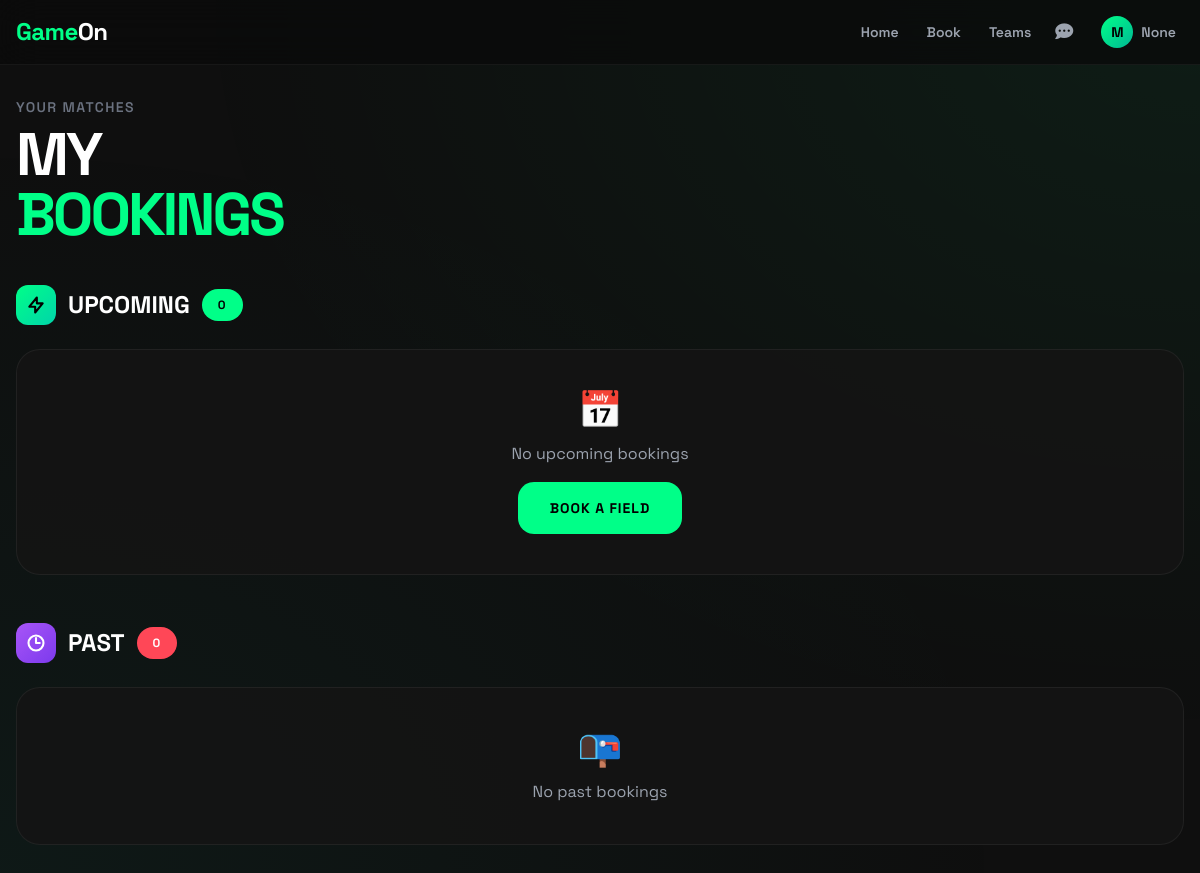
The app's page /booking/history/ (signed in), older data.
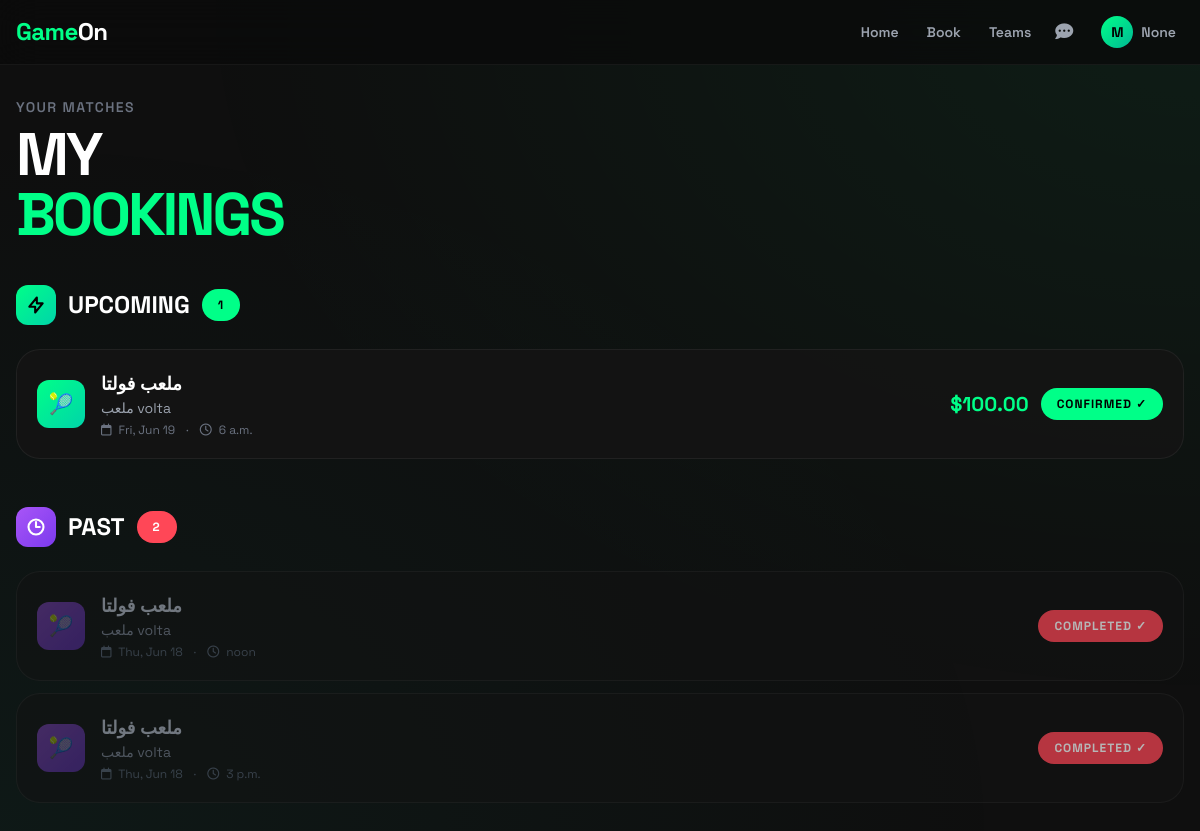
The same page, newer data.
### accounts/models.py (models this page shows, shortened)
class User(AbstractBaseUser, PermissionsMixin):
    ROLE_CHOICES = [
        ('PLAYER', 'Player'),
        ('VENUE_OWNER', 'Venue Owner'),
        ('ADMIN', 'Admin'),
    ]
    email = models.EmailField(unique=True, db_index=True)
    username = models.CharField(max_length=50, unique=True, null=True, blank=True)
    role = models.CharField(max_length=20, choices=ROLE_CHOICES, default='PLAYER')
    is_active = models.BooleanField(default=True)
    is_staff = models.BooleanField(default=False)
    date_joined = models.DateTimeField(default=timezone.now)
    objects = UserManager()
    USERNAME_FIELD = 'email'
    REQUIRED_FIELDS = []
    class Meta:
        indexes = [
            models.Index(fields=['email']),
            models.Index(fields=['role']),
        ]
    @property
    def is_player(self):
        return self.role == 'PLAYER'

### venues/models.py (models this page shows, shortened)
class Booking(models.Model):
    STATUS_CHOICES = [
        ('PENDING', 'Pending'),
        ('CONFIRMED', 'Confirmed'),
        ('REJECTED', 'Rejected'),
        ('CANCELLED', 'Cancelled'),
    ]
    field = models.ForeignKey(Field, on_delete=models.CASCADE, related_name='bookings')
    player = models.ForeignKey(settings.AUTH_USER_MODEL, on_delete=models.CASCADE, related_name='bookings')
    slot = models.ForeignKey(VenueSlot, on_delete=models.CASCADE, related_name='bookings')
    booking_date = models.DateField()
    start_time = models.TimeField()
    end_time = models.TimeField()
    status = models.CharField(max_length=20, choices=STATUS_CHOICES, default='CONFIRMED')
    notes = models.TextField(blank=True, null=True)
    created_at = models.DateTimeField(auto_now_add=True)
    class Meta:
        indexes = [
            models.Index(fields=['booking_date', 'status']),
            models.Index(fields=['player', '-created_at']),
            models.Index(fields=['field', 'booking_date']),
        ]
        ordering = ['-created_at']

class Field(models.Model):
    venue = models.ForeignKey(Venue, on_delete=models.CASCADE, related_name='fields')
    name = models.CharField(max_length=200)
    sport_type = models.CharField(max_length=20, choices=Venue.SPORT_CHOICES)
    description = models.TextField(blank=True)
    price_per_hour = models.DecimalField(max_digits=10, decimal_places=2, validators=[MinValueValidator(0)])
    is_active = models.BooleanField(default=True)
    created_at = models.DateTimeField(auto_now_add=True)
    class Meta:
        indexes = [
            models.Index(fields=['venue', 'is_active']),
            models.Index(fields=['sport_type']),
        ]

class Venue(models.Model):
    SPORT_CHOICES = [
        ('FOOTBALL', 'Football'),
        ('CRICKET', 'Cricket'),
        ('BASKETBALL', 'Basketball'),
        ('TENNIS', 'Tennis'),
        ('BADMINTON', 'Badminton'),
        ('VOLLEYBALL', 'Volleyball'),
    ]
    owner = models.ForeignKey(settings.AUTH_USER_MODEL, on_delete=models.CASCADE, related_name='venues')
    name = models.CharField(max_length=200)
    address = models.TextField()
    city = models.CharField(max_length=100)
    sport_type = models.CharField(max_length=20, choices=SPORT_CHOICES)
    description = models.TextField(blank=True)
    created_at = models.DateTimeField(auto_now_add=True)

### booking/views.py (the view)
# urls.py: path('history/', views.booking_history, name='history'),
@player_required
def booking_history(request):
    from datetime import date, datetime
    today = date.today()
    now = datetime.now().time()
    all_bookings = Booking.objects.select_related(
        'field', 'field__venue', 'player'
    ).filter(player=request.user).order_by('booking_date', 'start_time')
    upcoming_bookings = []
    past_bookings = []
    for booking in all_bookings:
        if booking.booking_date > today:
            upcoming_bookings.append(booking)
        elif booking.booking_date == today:
            booking_time = datetime.strptime(str(booking.start_time), '%H:%M:%S').time()
            if booking_time >= now:
                upcoming_bookings.append(booking)
            else:
                past_bookings.append(booking)
        else:
            past_bookings.append(booking)
    return render(request, 'booking/booking_history.html', {
        'upcoming_bookings': upcoming_bookings,
        'past_bookings': past_bookings,
    })

### booking/templates/booking/booking_history.html (shortened to what this page needs)
{% extends 'base.html' %}
{% block content %}
<div class="animate-fade-up">
    <div class="mb-10">
        <p class="text-sm text-gray-500 font-semibold tracking-widest uppercase mb-2">Your Matches</p>
        <h1 class="text-5xl md:text-6xl font-black tracking-tighter">
            MY<br><span class="text-[#00FF88]">BOOKINGS</span>
        </h1>
    </div>
    <div class="mb-12">
        <h2 class="text-2xl font-extrabold mb-6 flex items-center">
            <span class="card-icon-energy icon-green w-10 h-10 rounded-xl flex items-center justify-center mr-3">
                <svg class="w-5 h-5 text-black" fill="none" stroke="currentColor" viewBox="0 0 24 24">
                    <path stroke-linecap="round" stroke-linejoin="round" stroke-width="2.5" d="M13 10V3L4 14h7v7l9-11h-7z"/>
                </svg>
            </span>
            UPCOMING
            <span class="badge-fire badge-green text-xs ml-3">{{ upcoming_bookings|length }}</span>
        </h2>
        {% if upcoming_bookings %}
            <div class="space-y-3">
                {% for booking in upcoming_bookings %}
                    <div class="energy-card p-5 flex flex-col md:flex-row justify-between items-start md:items-center gap-4">
                        <div class="flex items-center space-x-4">
                            <div class="card-icon-energy icon-green w-12 h-12 rounded-xl flex items-center justify-center text-xl">
                                {% if booking.field.sport_type == 'FOOTBALL' %}⚽
                                {% elif booking.field.sport_type == 'CRICKET' %}🏏
                                {% elif booking.field.sport_type == 'BASKETBALL' %}🏀
                                {% elif booking.field.sport_type == 'TENNIS' %}🎾
                                {% else %}🏟️{% endif %}
                            </div>
                            <div>
                                <h3 class="font-bold text-lg">{{ booking.field.name }}</h3>
                                <p class="text-sm text-gray-400">{{ booking.field.venue.name }}</p>
                                <p class="text-xs text-gray-500 mt-1">
                                    <i class="far fa-calendar mr-1"></i> {{ booking.booking_date|date:"D, M j" }}
                                    <span class="mx-2">·</span>
                                    <i class="far fa-clock mr-1"></i> {{ booking.start_time }}
                                </p>
                            </div>
                        </div>
                        <div class="flex items-center space-x-3">
                            <span class="text-xl font-black text-[#00FF88]">${{ booking.field.price_per_hour }}</span>
                            <span class="badge-fire badge-green text-xs">CONFIRMED ✓</span>
                        </div>
                    </div>
                {% endfor %}
            </div>
        {% else %}
            <div class="energy-card p-10 text-center">
                <span class="text-4xl mb-3 block">📅</span>
                <p class="text-gray-400">No upcoming bookings</p>
                <a href="{% url 'booking:browse' %}" class="btn-fire inline-block mt-4 text-sm">BOOK A FIELD</a>
            </div>
        {% endif %}
    </div>
    <div>
        <h2 class="text-2xl font-extrabold mb-6 flex items-center">
            <span class="card-icon-energy icon-purple w-10 h-10 rounded-xl flex items-center justify-center mr-3">
                <svg class="w-5 h-5 text-white" fill="none" stroke="currentColor" viewBox="0 0 24 24">
                    <path stroke-linecap="round" stroke-linejoin="round" stroke-width="2.5" d="M12 6v6h4.5m4.5 0a9 9 0 11-18 0 9 9 0 0118 0z"/>
                </svg>
            </span>
            PAST
            <span class="badge-fire badge-red text-xs ml-3">{{ past_bookings|length }}</span>
        </h2>
        {% if past_bookings %}
            <div class="space-y-3 opacity-70">
                {% for booking in past_bookings %}
                    <div class="energy-card p-5 flex flex-col md:flex-row justify-between items-start md:items-center gap-4">
                        <div class="flex items-center space-x-4">
                            <div class="card-icon-energy icon-purple w-12 h-12 rounded-xl flex items-center justify-center text-xl opacity-50">
                                {% if booking.field.sport_type == 'FOOTBALL' %}⚽
                                {% elif booking.field.sport_type == 'CRICKET' %}🏏
                                {% elif booking.field.sport_type == 'BASKETBALL' %}🏀
                                {% elif booking.field.sport_type == 'TENNIS' %}🎾
                                {% else %}🏟️{% endif %}
                            </div>
                            <div>
                                <h3 class="font-bold text-lg text-gray-400">{{ booking.field.name }}</h3>
                                <p class="text-sm text-gray-500">{{ booking.field.venue.name }}</p>
                                <p class="text-xs text-gray-600 mt-1">
                                    <i class="far fa-calendar mr-1"></i> {{ booking.booking_date|date:"D, M j" }}
                                    <span class="mx-2">·</span>
                                    <i class="far fa-clock mr-1"></i> {{ booking.start_time }}
                                </p>
                            </div>
                        </div>
                        <span class="badge-fire badge-red text-xs">COMPLETED ✓</span>
                    </div>
                {% endfor %}
            </div>
        {% else %}
            <div class="energy-card p-10 text-center">
                <span class="text-4xl mb-3 block">📭</span>
                <p class="text-gray-400">No past bookings</p>
            </div>
        {% endif %}
    </div>
</div>
{% endblock %}

### templates/base.html (shortened to what this page needs)
<!DOCTYPE html>
<html lang="en">
<head>
    <script src="https://cdn.tailwindcss.com"></script>
    <link rel="stylesheet" href="https://cdnjs.cloudflare.com/ajax/libs/font-awesome/6.5.1/css/all.min.css">
</head>
<body>
    <div class="particles">
    </div>
    {% include 'navbar.html' %}
    <main class="container mx-auto px-4 py-8 max-w-7xl pb-safe">
        {% block content %}{% endblock %}
    </main>
</body>
</html>

### templates/navbar.html (shortened to what this page needs)
<nav class="border-b border-white/5 bg-black/80 backdrop-blur-xl sticky top-0 z-50">
    <div class="container mx-auto px-4 max-w-7xl">
        <div class="flex items-center justify-between h-16">
            <a href="/" class="flex items-center space-x-2">
                <span class="text-2xl font-extrabold tracking-tight">
                    <span class="text-[#00FF88]">Game</span><span class="text-white">On</span>
                </span>
            </a>
            {% if user.is_authenticated %}
            <div class="flex items-center space-x-3">
                <div class="hidden md:flex items-center space-x-1">
                    {% if user.is_player %}
                        <a href="{% url 'dashboard:player_dashboard' %}" class="px-3 py-2 text-sm font-semibold text-gray-400 hover:text-[#00FF88] rounded-xl hover:bg-white/5 transition">Home</a>
                        <a href="{% url 'booking:browse' %}" class="px-3 py-2 text-sm font-semibold text-gray-400 hover:text-[#00FF88] rounded-xl hover:bg-white/5 transition">Book</a>
                        <a href="{% url 'teams:find_players' %}" class="px-3 py-2 text-sm font-semibold text-gray-400 hover:text-[#00FF88] rounded-xl hover:bg-white/5 transition">Teams</a>
                        <a href="{% url 'teams:my_chats' %}" class="p-2 text-gray-400 hover:text-white hover:bg-white/5 rounded-xl transition">
                            <i class="fas fa-comment-dots text-lg"></i>
                        </a>
                    {% endif %}
                </div>
                <div class="relative">
                    <button onclick="document.getElementById('userDropdown').classList.toggle('hidden')"
                            class="flex items-center space-x-2 p-2 text-gray-400 hover:text-white rounded-xl hover:bg-white/5 transition">
                        <div class="w-8 h-8 rounded-full bg-gradient-to-br from-[#00FF88] to-[#00B894] flex items-center justify-center text-black font-bold text-sm">
                            {{ user.username|default:user.email|first|upper }}
                        </div>
                        <span class="hidden md:block text-sm font-semibold">{{ user.username }}</span>
                    </button>
                </div>
            </div>
            {% else %}
            <a href="{% url 'accounts:login' %}" class="btn-fire text-sm px-5 py-2.5">Sign In</a>
            {% endif %}
        </div>
    </div>
</nav>

### templates/base.html (style rules this page uses)
* { font-family: 'Space Grotesk', sans-serif; -webkit-font-smoothing: antialiased; }
body { background: #0F0F0F; color: #FFFFFF; overflow-x: hidden; position: relative; }
body::before { content: ''; position: fixed; inset: 0; background-image: url('https://images.unsplash.com/photo-1529900748604-07564a03e7a6?w=1920&q=80'); background-size: cover; background-position: center; background-repeat: no-repeat; opacity: 0.15; filter: brightness(0.7) saturate(1.2); z-index: 0; pointer-events: none; }
body::after { content: ''; position: fixed; inset: 0; background: radial-gradient(ellipse at top right, rgba(0, 255, 136, 0.06) 0%, transparent 60%), radial-gradient(ellipse at bottom left, rgba(0, 180, 148, 0.06) 0%, transparent 60%); z-index: 0; pointer-events: none; }
main { position: relative; z-index: 1; }
.energy-card { background: rgba(20, 20, 20, 0.85); backdrop-filter: blur(20px); border: 1px solid rgba(255, 255, 255, 0.06); border-radius: 24px; position: relative; overflow: hidden; transition: all 0.4s cubic-bezier(0.175, 0.885, 0.32, 1.275); }
.energy-card::before { content: ''; position: absolute; inset: 0; border-radius: 24px; background: linear-gradient(135deg, #00FF88, #00D4AA, #00B894, #00FF88); background-size: 400% 400%; opacity: 0; transition: opacity 0.4s ease; z-index: -1; animation: gradientShift 3s ease infinite; }
.card-icon-energy { width: 60px; height: 60px; border-radius: 18px; display: flex; align-items: center; justify-content: center; transition: all 0.4s cubic-bezier(0.175, 0.885, 0.32, 1.275); position: relative; }
.icon-green { background: linear-gradient(135deg, #00FF88, #00D4AA); color: #000; }
.icon-purple { background: linear-gradient(135deg, #A855F7, #7C3AED); color: #FFF; }
.badge-fire { padding: 8px 16px; border-radius: 100px; font-size: 11px; font-weight: 700; text-transform: uppercase; letter-spacing: 1px; }
.badge-green { background: #00FF88; color: #000; }
.badge-red { background: #FF4757; color: #FFF; }
nav { background: rgba(10, 10, 10, 0.8) !important; backdrop-filter: blur(20px) !important; border-bottom: 1px solid rgba(255, 255, 255, 0.05) !important; }
.animate-fade-up { animation: fadeUp 0.6s ease forwards; }
.particles { position: fixed; inset: 0; pointer-events: none; z-index: 0; }
.pb-safe { padding-bottom: env(safe-area-inset-bottom, 20px); }

Row changes from the older to the newer data that the page shows:
added Booking: field.name "ملعب فولتا", field.venue.name "ملعب volta", booking_date "Fri, Jun 19", start_time "6 a.m.", field.price_per_hour "100.00", shown under "UPCOMING 1"
added Booking: field.name "ملعب فولتا", field.venue.name "ملعب volta", booking_date "Thu, Jun 18", start_time "noon", shown under "PAST 2"
added Booking: field.name "ملعب فولتا", field.venue.name "ملعب volta", booking_date "Thu, Jun 18", start_time "3 p.m.", shown under "PAST 2"
Text that changed along with them:
{{ upcoming_bookings|length }}: "0" → "1"
{{ past_bookings|length }}: "0" → "2"
text no longer shown: "📅 No upcoming bookings BOOK A FIELD 📭 No past bookings"
